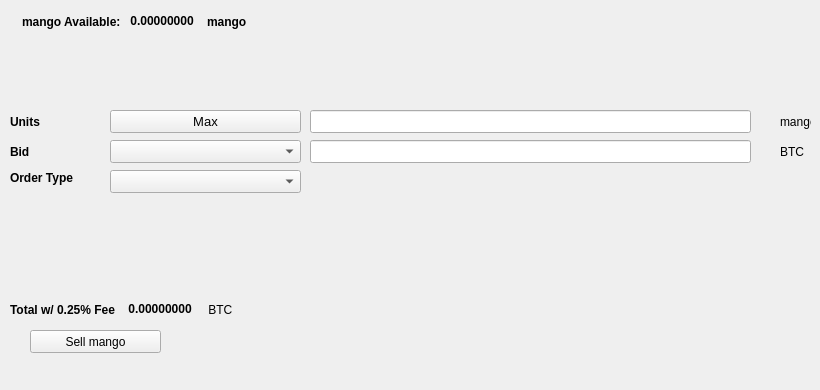
   <widget class="QWidget" name="SellTab">
    <attribute name="title">
     <string>Sell</string>
    </attribute>
    <widget class="QLabel" name="label_16">
     <property name="geometry">
      <rect>
       <x>780</x>
       <y>140</y>
       <width>31</width>
       <height>23</height>
      </rect>
     </property>
     <property name="text">
      <string>BTC</string>
     </property>
    </widget>
    <widget class="QComboBox" name="SellBidcomboBox">
     <property name="geometry">
      <rect>
       <x>110</x>
       <y>140</y>
       <width>191</width>
       <height>23</height>
      </rect>
     </property>
     <property name="font">
      <font>
       <pointsize>10</pointsize>
      </font>
     </property>
    </widget>
    <widget class="QLabel" name="label_18">
     <property name="geometry">
      <rect>
       <x>10</x>
       <y>110</y>
       <width>46</width>
       <height>23</height>
      </rect>
     </property>
     <property name="font">
      <font>
       <weight>75</weight>
       <bold>true</bold>
      </font>
     </property>
     <property name="text">
      <string>Units</string>
     </property>
    </widget>
    <widget class="QPushButton" name="Sell_Max_Amount">
     <property name="geometry">
      <rect>
       <x>110</x>
       <y>110</y>
       <width>191</width>
       <height>23</height>
      </rect>
     </property>
     <property name="font">
      <font>
       <pointsize>10</pointsize>
      </font>
     </property>
     <property name="text">
      <string>Max</string>
     </property>
    </widget>
    <widget class="QLabel" name="label_20">
     <property name="geometry">
      <rect>
       <x>10</x>
       <y>170</y>
       <width>91</width>
       <height>16</height>
      </rect>
     </property>
     <property name="font">
      <font>
       <weight>75</weight>
       <bold>true</bold>
      </font>
     </property>
     <property name="text">
      <string>Order Type</string>
     </property>
    </widget>
    <widget class="QComboBox" name="SellOrdertypeCombo">
     <property name="geometry">
      <rect>
       <x>110</x>
       <y>170</y>
       <width>191</width>
       <height>23</height>
      </rect>
     </property>
     <property name="font">
      <font>
       <pointsize>10</pointsize>
      </font>
     </property>
    </widget>
    <widget class="QLabel" name="label_21">
     <property name="geometry">
      <rect>
       <x>10</x>
       <y>140</y>
       <width>46</width>
       <height>23</height>
      </rect>
     </property>
     <property name="font">
      <font>
       <weight>75</weight>
       <bold>true</bold>
      </font>
     </property>
     <property name="text">
      <string>Bid</string>
     </property>
    </widget>
    <widget class="QLabel" name="label_22">
     <property name="geometry">
      <rect>
       <x>780</x>
       <y>110</y>
       <width>31</width>
       <height>23</height>
      </rect>
     </property>
     <property name="text">
      <string>mango</string>
     </property>
    </widget>
    <widget class="QLineEdit" name="UnitsInputmango">
     <property name="geometry">
      <rect>
       <x>310</x>
       <y>110</y>
       <width>441</width>
       <height>23</height>
      </rect>
     </property>
     <property name="font">
      <font>
       <pointsize>9</pointsize>
       <weight>75</weight>
       <bold>true</bold>
      </font>
     </property>
    </widget>
    <widget class="QLineEdit" name="SellBidPriceEdit">
     <property name="geometry">
      <rect>
       <x>310</x>
       <y>140</y>
       <width>441</width>
       <height>23</height>
      </rect>
     </property>
     <property name="font">
      <font>
       <pointsize>9</pointsize>
       <weight>75</weight>
       <bold>true</bold>
      </font>
     </property>
    </widget>
    <widget class="QPushButton" name="SellmangoBTN">
     <property name="geometry">
      <rect>
       <x>30</x>
       <y>330</y>
       <width>131</width>
       <height>23</height>
      </rect>
     </property>
     <property name="text">
      <string>Sell mango</string>
     </property>
     <property name="icon">
      <iconset resource="../mango">
       <normaloff>:/icons/bitcoin</normaloff>:/icons/bitcoin</iconset>
     </property>
    </widget>
    <widget class="QWidget" name="layoutWidget3">
     <property name="geometry">
      <rect>
       <x>22</x>
       <y>12</y>
       <width>258</width>
       <height>19</height>
      </rect>
     </property>
     <layout class="QHBoxLayout" name="horizontalLayout">
      <item>
       <widget class="QLabel" name="label232_2">
        <property name="font">
         <font>
          <weight>75</weight>
          <bold>true</bold>
         </font>
        </property>
        <property name="text">
         <string>mango Available:</string>
        </property>
       </widget>
      </item>
      <item>
       <widget class="QLabel" name="mangoAvailableLabel">
        <property name="palette">
         <palette>
          <active>
           <colorrole role="WindowText">
            <brush brushstyle="SolidPattern">
             <color alpha="255">
              <red>0</red>
              <green>0</green>
              <blue>0</blue>
             </color>
            </brush>
           </colorrole>
           <colorrole role="Button">
            <brush brushstyle="SolidPattern">
             <color alpha="255">
              <red>0</red>
              <green>170</green>
              <blue>0</blue>
             </color>
            </brush>
           </colorrole>
           <colorrole role="Light">
            <brush brushstyle="SolidPattern">
             <color alpha="255">
              <red>0</red>
              <green>255</green>
              <blue>0</blue>
             </color>
            </brush>
           </colorrole>
           <colorrole role="Midlight">
            <brush brushstyle="SolidPattern">
             <color alpha="255">
              <red>0</red>
              <green>212</green>
              <blue>0</blue>
             </color>
            </brush>
           </colorrole>
           <colorrole role="Dark">
            <brush brushstyle="SolidPattern">
             <color alpha="255">
              <red>0</red>
              <green>85</green>
              <blue>0</blue>
             </color>
            </brush>
           </colorrole>
           <colorrole role="Mid">
            <brush brushstyle="SolidPattern">
             <color alpha="255">
              <red>0</red>
              <green>113</green>
              <blue>0</blue>
             </color>
            </brush>
           </colorrole>
           <colorrole role="Text">
            <brush brushstyle="SolidPattern">
             <color alpha="255">
              <red>0</red>
              <green>170</green>
              <blue>0</blue>
             </color>
            </brush>
           </colorrole>
           <colorrole role="BrightText">
            <brush brushstyle="SolidPattern">
             <color alpha="255">
              <red>255</red>
              <green>255</green>
              <blue>255</blue>
             </color>
            </brush>
           </colorrole>
           <colorrole role="ButtonText">
            <brush brushstyle="SolidPattern">
             <color alpha="255">
              <red>0</red>
              <green>0</green>
              <blue>0</blue>
             </color>
            </brush>
           </colorrole>
           <colorrole role="Base">
            <brush brushstyle="SolidPattern">
             <color alpha="255">
              <red>255</red>
              <green>255</green>
              <blue>255</blue>
             </color>
            </brush>
           </colorrole>
           <colorrole role="Window">
            <brush brushstyle="SolidPattern">
             <color alpha="255">
              <red>0</red>
              <green>170</green>
              <blue>0</blue>
             </color>
            </brush>
           </colorrole>
           <colorrole role="Shadow">
            <brush brushstyle="SolidPattern">
             <color alpha="255">
              <red>0</red>
              <green>0</green>
              <blue>0</blue>
             </color>
            </brush>
           </colorrole>
           <colorrole role="AlternateBase">
            <brush brushstyle="SolidPattern">
             <color alpha="255">
              <red>127</red>
              <green>212</green>
              <blue>127</blue>
             </color>
            </brush>
           </colorrole>
           <colorrole role="ToolTipBase">
            <brush brushstyle="SolidPattern">
             <color alpha="255">
              <red>255</red>
              <green>255</green>
              <blue>220</blue>
             </color>
            </brush>
           </colorrole>
           <colorrole role="ToolTipText">
            <brush brushstyle="SolidPattern">
             <color alpha="255">
              <red>0</red>
              <green>0</green>
              <blue>0</blue>
             </color>
            </brush>
           </colorrole>
          </active>
          <inactive>
           <colorrole role="WindowText">
            <brush brushstyle="SolidPattern">
             <color alpha="255">
              <red>0</red>
              <green>0</green>
              <blue>0</blue>
             </color>
            </brush>
           </colorrole>
           <colorrole role="Button">
            <brush brushstyle="SolidPattern">
             <color alpha="255">
              <red>0</red>
              <green>170</green>
              <blue>0</blue>
             </color>
            </brush>
           </colorrole>
           <colorrole role="Light">
            <brush brushstyle="SolidPattern">
             <color alpha="255">
              <red>0</red>
              <green>255</green>
              <blue>0</blue>
             </color>
            </brush>
           </colorrole>
           <colorrole role="Midlight">
            <brush brushstyle="SolidPattern">
             <color alpha="255">
              <red>0</red>
              <green>212</green>
              <blue>0</blue>
             </color>
            </brush>
           </colorrole>
           <colorrole role="Dark">
            <brush brushstyle="SolidPattern">
             <color alpha="255">
              <red>0</red>
              <green>85</green>
              <blue>0</blue>
             </color>
            </brush>
           </colorrole>
           <colorrole role="Mid">
            <brush brushstyle="SolidPattern">
             <color alpha="255">
              <red>0</red>
              <green>113</green>
              <blue>0</blue>
             </color>
            </brush>
           </colorrole>
           <colorrole role="Text">
            <brush brushstyle="SolidPattern">
             <color alpha="255">
              <red>0</red>
              <green>170</green>
              <blue>0</blue>
             </color>
            </brush>
           </colorrole>
           <colorrole role="BrightText">
            <brush brushstyle="SolidPattern">
             <color alpha="255">
              <red>255</red>
              <green>255</green>
              <blue>255</blue>
             </color>
            </brush>
           </colorrole>
           <colorrole role="ButtonText">
            <brush brushstyle="SolidPattern">
             <color alpha="255">
              <red>0</red>
              <green>0</green>
              <blue>0</blue>
             </color>
            </brush>
           </colorrole>
           <colorrole role="Base">
            <brush brushstyle="SolidPattern">
             <color alpha="255">
              <red>255</red>
              <green>255</green>
              <blue>255</blue>
             </color>
            </brush>
           </colorrole>
           <colorrole role="Window">
            <brush brushstyle="SolidPattern">
             <color alpha="255">
              <red>0</red>
              <green>170</green>
              <blue>0</blue>
             </color>
            </brush>
           </colorrole>
           <colorrole role="Shadow">
            <brush brushstyle="SolidPattern">
             <color alpha="255">
              <red>0</red>
              <green>0</green>
              <blue>0</blue>
             </color>
            </brush>
           </colorrole>
           <colorrole role="AlternateBase">
            <brush brushstyle="SolidPattern">
             <color alpha="255">
              <red>127</red>
              <green>212</green>
              <blue>127</blue>
             </color>
            </brush>
           </colorrole>
           <colorrole role="ToolTipBase">
            <brush brushstyle="SolidPattern">
             <color alpha="255">
              <red>255</red>
              <green>255</green>
              <blue>220</blue>
             </color>
            </brush>
           </colorrole>
           <colorrole role="ToolTipText">
            <brush brushstyle="SolidPattern">
             <color alpha="255">
              <red>0</red>
              <green>0</green>
              <blue>0</blue>
             </color>
            </brush>
           </colorrole>
          </inactive>
          <disabled>
           <colorrole role="WindowText">
            <brush brushstyle="SolidPattern">
             <color alpha="255">
              <red>0</red>
              <green>85</green>
              <blue>0</blue>
             </color>
            </brush>
           </colorrole>
           <colorrole role="Button">
            <brush brushstyle="SolidPattern">
             <color alpha="255">
              <red>0</red>
              <green>170</green>
              <blue>0</blue>
             </color>
            </brush>
           </colorrole>
           <colorrole role="Light">
            <brush brushstyle="SolidPattern">
             <color alpha="255">
              <red>0</red>
              <green>255</green>
              <blue>0</blue>
             </color>
            </brush>
           </colorrole>
           <colorrole role="Midlight">
            <brush brushstyle="SolidPattern">
             <color alpha="255">
              <red>0</red>
              <green>212</green>
              <blue>0</blue>
             </color>
            </brush>
           </colorrole>
           <colorrole role="Dark">
            <brush brushstyle="SolidPattern">
             <color alpha="255">
              <red>0</red>
              <green>85</green>
              <blue>0</blue>
             </color>
            </brush>
           </colorrole>
           <colorrole role="Mid">
            <brush brushstyle="SolidPattern">
             <color alpha="255">
              <red>0</red>
              <green>113</green>
              <blue>0</blue>
             </color>
            </brush>
           </colorrole>
           <colorrole role="Text">
            <brush brushstyle="SolidPattern">
             <color alpha="255">
              <red>0</red>
              <green>85</green>
              <blue>0</blue>
             </color>
            </brush>
           </colorrole>
           <colorrole role="BrightText">
            <brush brushstyle="SolidPattern">
             <color alpha="255">
              <red>255</red>
              <green>255</green>
              <blue>255</blue>
             </color>
            </brush>
           </colorrole>
           <colorrole role="ButtonText">
            <brush brushstyle="SolidPattern">
             <color alpha="255">
              <red>0</red>
              <green>85</green>
              <blue>0</blue>
             </color>
            </brush>
           </colorrole>
           <colorrole role="Base">
            <brush brushstyle="SolidPattern">
             <color alpha="255">
              <red>0</red>
              <green>170</green>
              <blue>0</blue>
             </color>
            </brush>
           </colorrole>
           <colorrole role="Window">
            <brush brushstyle="SolidPattern">
             <color alpha="255">
              <red>0</red>
              <green>170</green>
              <blue>0</blue>
             </color>
            </brush>
           </colorrole>
           <colorrole role="Shadow">
            <brush brushstyle="SolidPattern">
             <color alpha="255">
              <red>0</red>
              <green>0</green>
              <blue>0</blue>
             </color>
            </brush>
           </colorrole>
           <colorrole role="AlternateBase">
            <brush brushstyle="SolidPattern">
             <color alpha="255">
              <red>0</red>
              <green>170</green>
              <blue>0</blue>
             </color>
            </brush>
           </colorrole>
           <colorrole role="ToolTipBase">
            <brush brushstyle="SolidPattern">
             <color alpha="255">
              <red>255</red>
              <green>255</green>
              <blue>220</blue>
             </color>
            </brush>
           </colorrole>
           <colorrole role="ToolTipText">
            <brush brushstyle="SolidPattern">
             <color alpha="255">
              <red>0</red>
              <green>0</green>
              <blue>0</blue>
             </color>
            </brush>
           </colorrole>
          </disabled>
         </palette>
        </property>
        <property name="font">
         <font>
          <weight>75</weight>
          <bold>true</bold>
         </font>
        </property>
        <property name="text">
         <string> 0.00000000 </string>
        </property>
        <property name="textInteractionFlags">
         <set>Qt::LinksAccessibleByMouse|Qt::TextSelectableByKeyboard|Qt::TextSelectableByMouse</set>
        </property>
       </widget>
      </item>
      <item>
       <widget class="QLabel" name="labelmango">
        <property name="font">
         <font>
          <weight>75</weight>
          <bold>true</bold>
         </font>
        </property>
        <property name="text">
         <string>mango</string>
        </property>
       </widget>
      </item>
     </layout>
    </widget>
    <widget class="QWidget" name="layoutWidget">
     <property name="geometry">
      <rect>
       <x>10</x>
       <y>300</y>
       <width>268</width>
       <height>19</height>
      </rect>
     </property>
     <layout class="QHBoxLayout" name="horizontalLayout_2">
      <item>
       <widget class="QLabel" name="label_19">
        <property name="font">
         <font>
          <weight>75</weight>
          <bold>true</bold>
         </font>
        </property>
        <property name="text">
         <string>Total w/ 0.25% Fee </string>
        </property>
       </widget>
      </item>
      <item>
       <widget class="QLabel" name="SellCostLabel">
        <property name="palette">
         <palette>
          <active>
           <colorrole role="WindowText">
            <brush brushstyle="SolidPattern">
             <color alpha="255">
              <red>0</red>
              <green>0</green>
              <blue>0</blue>
             </color>
            </brush>
           </colorrole>
           <colorrole role="Button">
            <brush brushstyle="SolidPattern">
             <color alpha="255">
              <red>0</red>
              <green>170</green>
              <blue>0</blue>
             </color>
            </brush>
           </colorrole>
           <colorrole role="Light">
            <brush brushstyle="SolidPattern">
             <color alpha="255">
              <red>0</red>
              <green>255</green>
              <blue>0</blue>
             </color>
            </brush>
           </colorrole>
           <colorrole role="Midlight">
            <brush brushstyle="SolidPattern">
             <color alpha="255">
              <red>0</red>
              <green>212</green>
              <blue>0</blue>
             </color>
            </brush>
           </colorrole>
           <colorrole role="Dark">
            <brush brushstyle="SolidPattern">
             <color alpha="255">
              <red>0</red>
              <green>85</green>
              <blue>0</blue>
             </color>
            </brush>
           </colorrole>
           <colorrole role="Mid">
            <brush brushstyle="SolidPattern">
             <color alpha="255">
              <red>0</red>
              <green>113</green>
              <blue>0</blue>
             </color>
            </brush>
           </colorrole>
           <colorrole role="Text">
            <brush brushstyle="SolidPattern">
             <color alpha="255">
              <red>0</red>
              <green>170</green>
              <blue>0</blue>
             </color>
            </brush>
           </colorrole>
           <colorrole role="BrightText">
            <brush brushstyle="SolidPattern">
             <color alpha="255">
              <red>255</red>
              <green>255</green>
              <blue>255</blue>
             </color>
            </brush>
           </colorrole>
           <colorrole role="ButtonText">
            <brush brushstyle="SolidPattern">
             <color alpha="255">
              <red>0</red>
              <green>0</green>
              <blue>0</blue>
             </color>
            </brush>
           </colorrole>
           <colorrole role="Base">
            <brush brushstyle="SolidPattern">
             <color alpha="255">
              <red>255</red>
              <green>255</green>
              <blue>255</blue>
             </color>
            </brush>
           </colorrole>
           <colorrole role="Window">
            <brush brushstyle="SolidPattern">
             <color alpha="255">
              <red>0</red>
              <green>170</green>
              <blue>0</blue>
             </color>
            </brush>
           </colorrole>
           <colorrole role="Shadow">
            <brush brushstyle="SolidPattern">
             <color alpha="255">
              <red>0</red>
              <green>0</green>
              <blue>0</blue>
             </color>
            </brush>
           </colorrole>
           <colorrole role="AlternateBase">
            <brush brushstyle="SolidPattern">
             <color alpha="255">
              <red>127</red>
              <green>212</green>
              <blue>127</blue>
             </color>
            </brush>
           </colorrole>
           <colorrole role="ToolTipBase">
            <brush brushstyle="SolidPattern">
             <color alpha="255">
              <red>255</red>
              <green>255</green>
              <blue>220</blue>
             </color>
            </brush>
           </colorrole>
           <colorrole role="ToolTipText">
            <brush brushstyle="SolidPattern">
             <color alpha="255">
              <red>0</red>
              <green>0</green>
              <blue>0</blue>
             </color>
            </brush>
           </colorrole>
          </active>
          <inactive>
           <colorrole role="WindowText">
            <brush brushstyle="SolidPattern">
             <color alpha="255">
              <red>0</red>
              <green>0</green>
              <blue>0</blue>
             </color>
            </brush>
           </colorrole>
           <colorrole role="Button">
            <brush brushstyle="SolidPattern">
             <color alpha="255">
              <red>0</red>
              <green>170</green>
              <blue>0</blue>
             </color>
            </brush>
           </colorrole>
           <colorrole role="Light">
            <brush brushstyle="SolidPattern">
             <color alpha="255">
              <red>0</red>
              <green>255</green>
              <blue>0</blue>
             </color>
            </brush>
           </colorrole>
           <colorrole role="Midlight">
            <brush brushstyle="SolidPattern">
             <color alpha="255">
              <red>0</red>
              <green>212</green>
              <blue>0</blue>
             </color>
            </brush>
           </colorrole>
           <colorrole role="Dark">
            <brush brushstyle="SolidPattern">
             <color alpha="255">
              <red>0</red>
              <green>85</green>
              <blue>0</blue>
             </color>
            </brush>
           </colorrole>
           <colorrole role="Mid">
            <brush brushstyle="SolidPattern">
             <color alpha="255">
              <red>0</red>
              <green>113</green>
              <blue>0</blue>
             </color>
            </brush>
           </colorrole>
           <colorrole role="Text">
            <brush brushstyle="SolidPattern">
             <color alpha="255">
              <red>0</red>
              <green>170</green>
              <blue>0</blue>
             </color>
            </brush>
           </colorrole>
           <colorrole role="BrightText">
            <brush brushstyle="SolidPattern">
             <color alpha="255">
              <red>255</red>
              <green>255</green>
              <blue>255</blue>
             </color>
            </brush>
           </colorrole>
           <colorrole role="ButtonText">
            <brush brushstyle="SolidPattern">
             <color alpha="255">
              <red>0</red>
              <green>0</green>
              <blue>0</blue>
             </color>
            </brush>
           </colorrole>
           <colorrole role="Base">
            <brush brushstyle="SolidPattern">
             <color alpha="255">
              <red>255</red>
              <green>255</green>
              <blue>255</blue>
             </color>
            </brush>
           </colorrole>
           <colorrole role="Window">
            <brush brushstyle="SolidPattern">
             <color alpha="255">
              <red>0</red>
              <green>170</green>
              <blue>0</blue>
             </color>
            </brush>
           </colorrole>
           <colorrole role="Shadow">
            <brush brushstyle="SolidPattern">
             <color alpha="255">
              <red>0</red>
              <green>0</green>
              <blue>0</blue>
             </color>
            </brush>
           </colorrole>
           <colorrole role="AlternateBase">
            <brush brushstyle="SolidPattern">
             <color alpha="255">
              <red>127</red>
              <green>212</green>
              <blue>127</blue>
             </color>
            </brush>
           </colorrole>
           <colorrole role="ToolTipBase">
            <brush brushstyle="SolidPattern">
             <color alpha="255">
              <red>255</red>
              <green>255</green>
              <blue>220</blue>
             </color>
            </brush>
           </colorrole>
           <colorrole role="ToolTipText">
            <brush brushstyle="SolidPattern">
             <color alpha="255">
              <red>0</red>
              <green>0</green>
              <blue>0</blue>
             </color>
            </brush>
           </colorrole>
          </inactive>
          <disabled>
           <colorrole role="WindowText">
            <brush brushstyle="SolidPattern">
             <color alpha="255">
              <red>0</red>
              <green>85</green>
              <blue>0</blue>
             </color>
            </brush>
           </colorrole>
           <colorrole role="Button">
            <brush brushstyle="SolidPattern">
             <color alpha="255">
              <red>0</red>
              <green>170</green>
              <blue>0</blue>
             </color>
            </brush>
           </colorrole>
           <colorrole role="Light">
            <brush brushstyle="SolidPattern">
             <color alpha="255">
              <red>0</red>
              <green>255</green>
              <blue>0</blue>
             </color>
            </brush>
           </colorrole>
           <colorrole role="Midlight">
            <brush brushstyle="SolidPattern">
             <color alpha="255">
              <red>0</red>
              <green>212</green>
              <blue>0</blue>
             </color>
            </brush>
           </colorrole>
           <colorrole role="Dark">
            <brush brushstyle="SolidPattern">
             <color alpha="255">
              <red>0</red>
              <green>85</green>
              <blue>0</blue>
             </color>
            </brush>
           </colorrole>
           <colorrole role="Mid">
            <brush brushstyle="SolidPattern">
             <color alpha="255">
              <red>0</red>
              <green>113</green>
              <blue>0</blue>
             </color>
            </brush>
           </colorrole>
           <colorrole role="Text">
            <brush brushstyle="SolidPattern">
             <color alpha="255">
              <red>0</red>
              <green>85</green>
              <blue>0</blue>
             </color>
            </brush>
           </colorrole>
           <colorrole role="BrightText">
            <brush brushstyle="SolidPattern">
             <color alpha="255">
              <red>255</red>
              <green>255</green>
              <blue>255</blue>
             </color>
            </brush>
           </colorrole>
           <colorrole role="ButtonText">
            <brush brushstyle="SolidPattern">
             <color alpha="255">
              <red>0</red>
              <green>85</green>
              <blue>0</blue>
             </color>
            </brush>
           </colorrole>
           <colorrole role="Base">
            <brush brushstyle="SolidPattern">
             <color alpha="255">
              <red>0</red>
              <green>170</green>
              <blue>0</blue>
             </color>
            </brush>
           </colorrole>
           <colorrole role="Window">
            <brush brushstyle="SolidPattern">
             <color alpha="255">
              <red>0</red>
              <green>170</green>
              <blue>0</blue>
             </color>
            </brush>
           </colorrole>
           <colorrole role="Shadow">
            <brush brushstyle="SolidPattern">
             <color alpha="255">
              <red>0</red>
              <green>0</green>
              <blue>0</blue>
             </color>
            </brush>
           </colorrole>
           <colorrole role="AlternateBase">
            <brush brushstyle="SolidPattern">
             <color alpha="255">
              <red>0</red>
              <green>170</green>
              <blue>0</blue>
             </color>
            </brush>
           </colorrole>
           <colorrole role="ToolTipBase">
            <brush brushstyle="SolidPattern">
             <color alpha="255">
              <red>255</red>
              <green>255</green>
              <blue>220</blue>
             </color>
            </brush>
           </colorrole>
           <colorrole role="ToolTipText">
            <brush brushstyle="SolidPattern">
             <color alpha="255">
              <red>0</red>
              <green>0</green>
              <blue>0</blue>
             </color>
            </brush>
           </colorrole>
          </disabled>
         </palette>
        </property>
        <property name="font">
         <font>
          <weight>75</weight>
          <bold>true</bold>
         </font>
        </property>
        <property name="autoFillBackground">
         <bool>false</bool>
        </property>
        <property name="text">
         <string> 0.00000000</string>
        </property>
        <property name="textInteractionFlags">
         <set>Qt::LinksAccessibleByMouse|Qt::TextSelectableByMouse</set>
        </property>
       </widget>
      </item>
      <item>
       <widget class="QLabel" name="label_17">
        <property name="font">
         <font>
          <weight>50</weight>
          <bold>false</bold>
         </font>
        </property>
        <property name="text">
         <string> BTC</string>
        </property>
       </widget>
      </item>
     </layout>
    </widget>
    <widget class="QLabel" name="label_23">
     <property name="geometry">
      <rect>
       <x>460</x>
       <y>300</y>
       <width>281</width>
       <height>81</height>
      </rect>
     </property>
     <property name="text">
      <string/>
     </property>
     <property name="pixmap">
      <pixmap>:/images/bittrex</pixmap>
     </property>
    </widget>
   </widget>
